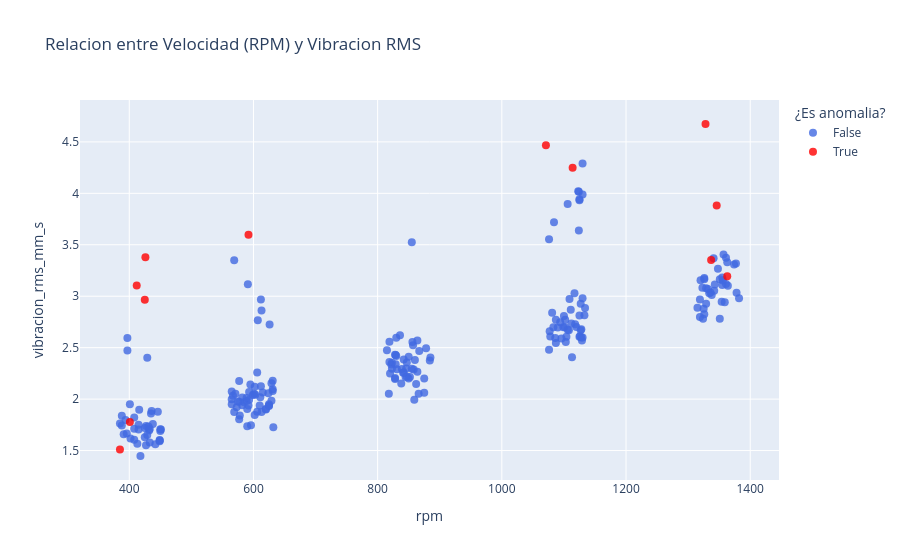

Notebook cell for this chart:
### Code cell
fig_relacion=px.scatter(df_clean, x='rpm', y='vibracion_rms_mm_s',
                        color='es_anomalo',
                        color_discrete_map={False:'royalblue', True:'red'},
                        title='Relacion entre Velocidad (RPM) y Vibracion RMS',
                        labels={'es_anomalo': '¿Es anomalia?'},
                        hover_data=['fecha_hora', 'temperatura_c'])
fig_relacion.update_traces(marker=dict(size=8, opacity=0.8))
fig_relacion.show()

### Figure 1 — Plotly figure (JSON) as saved in the notebook; plotly's stock layout.template omitted (floating-point values rounded to 4 significant figures; data arrays with more than 128 entries replaced by an {"elided": "..."} marker saying what was removed)
{"data": [{"customdata": {"elided": "223x2 mixed values"}, "hovertemplate": "¿Es anomalia?=False<br>rpm=%{x}<br>vibracion_rms_mm_s=%{y}<br>fecha_hora=%{customdata[0]}<br>temperatura_c=%{customdata[1]}<extra></extra>", "legendgroup": "False", "marker": {"color": "royalblue", "opacity": 0.8, "size": 8, "symbol": "circle"}, "mode": "markers", "name": "False", "orientation": "v", "showlegend": true, "type": "scatter", "x": {"elided": "223 float values"}, "xaxis": "x", "y": {"elided": "223 float values"}, "yaxis": "y"}, {"customdata": [["2026-05-10T00:00:00", 51.6], ["2026-05-20T00:00:00", 65.8], ["2026-05-25T06:00:00", 44.3], ["2026-06-07T00:00:00", 57.8], ["2026-06-08T12:00:00", 50.1], ["2026-06-09T00:00:00", 60.4], ["2026-06-10T00:00:00", 46.2], ["2026-06-11T00:00:00", 46.9], ["2026-06-12T12:00:00", 56], ["2026-06-17T18:00:00", 65.9], ["2026-06-18T00:00:00", 46.9], ["2026-06-23T00:00:00", 61.6]], "hovertemplate": "¿Es anomalia?=True<br>rpm=%{x}<br>vibracion_rms_mm_s=%{y}<br>fecha_hora=%{customdata[0]}<br>temperatura_c=%{customdata[1]}<extra></extra>", "legendgroup": "True", "marker": {"color": "red", "opacity": 0.8, "size": 8, "symbol": "circle"}, "mode": "markers", "name": "True", "orientation": "v", "showlegend": true, "type": "scatter", "x": [592.0, 1337.0, 401.0, 1346.0, 426.0, 1328.0, 425.0, 412.0, 1071.0, 1363.0, 385.0, 1114.0], "xaxis": "x", "y": [3.598, 3.353, 1.777, 3.881, 3.379, 4.674, 2.966, 3.105, 4.468, 3.194, 1.511, 4.248], "yaxis": "y"}], "layout": {"legend": {"title": {"text": "¿Es anomalia?"}, "tracegroupgap": 0}, "title": {"text": "Relacion entre Velocidad (RPM) y Vibracion RMS"}, "xaxis": {"anchor": "y", "domain": [0, 1], "title": {"text": "rpm"}}, "yaxis": {"anchor": "x", "domain": [0, 1], "title": {"text": "vibracion_rms_mm_s"}}}}
